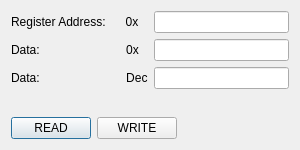
<?xml version="1.0" encoding="UTF-8"?>
<ui version="4.0">
 <class>DirectAccessDialog</class>
 <widget class="QDialog" name="DirectAccessDialog">
  <property name="geometry">
   <rect>
    <x>0</x>
    <y>0</y>
    <width>300</width>
    <height>150</height>
   </rect>
  </property>
  <property name="minimumSize">
   <size>
    <width>300</width>
    <height>150</height>
   </size>
  </property>
  <property name="maximumSize">
   <size>
    <width>300</width>
    <height>150</height>
   </size>
  </property>
  <property name="windowTitle">
   <string>Direct Access</string>
  </property>
  <layout class="QVBoxLayout" name="verticalLayout">
   <item>
    <layout class="QGridLayout" name="gridLayout">
     <item row="0" column="0">
      <widget class="QLabel" name="RegAdd_Label">
       <property name="text">
        <string>Register Address:      0x </string>
       </property>
      </widget>
     </item>
     <item row="0" column="2">
      <widget class="QLineEdit" name="RegAdd_Edit"/>
     </item>
     <item row="1" column="0">
      <widget class="QLabel" name="RegData_Label">
       <property name="text">
        <string>Data:                          0x</string>
       </property>
      </widget>
     </item>
     <item row="1" column="2">
      <widget class="QLineEdit" name="RegData_Edit"/>
     </item>
     <item row="2" column="2">
      <widget class="QLineEdit" name="RegDataDec_Edit"/>
     </item>
     <item row="2" column="0">
      <widget class="QLabel" name="RegDataDec_Label">
       <property name="text">
        <string>Data:                          Dec</string>
       </property>
      </widget>
     </item>
    </layout>
   </item>
   <item>
    <widget class="QLabel" name="RegAccessError_Label">
     <property name="text">
      <string/>
     </property>
    </widget>
   </item>
   <item>
    <spacer name="verticalSpacer">
     <property name="orientation">
      <enum>Qt::Vertical</enum>
     </property>
     <property name="sizeHint" stdset="0">
      <size>
       <width>20</width>
       <height>40</height>
      </size>
     </property>
    </spacer>
   </item>
   <item>
    <layout class="QHBoxLayout" name="horizontalLayout">
     <item>
      <widget class="QPushButton" name="RegRead_Button">
       <property name="text">
        <string>READ</string>
       </property>
      </widget>
     </item>
     <item>
      <widget class="QPushButton" name="RegWrite_Button">
       <property name="text">
        <string>WRITE</string>
       </property>
      </widget>
     </item>
     <item>
      <spacer name="horizontalSpacer">
       <property name="orientation">
        <enum>Qt::Horizontal</enum>
       </property>
       <property name="sizeHint" stdset="0">
        <size>
         <width>40</width>
         <height>20</height>
        </size>
       </property>
      </spacer>
     </item>
    </layout>
   </item>
  </layout>
 </widget>
 <resources/>
 <connections/>
</ui>
